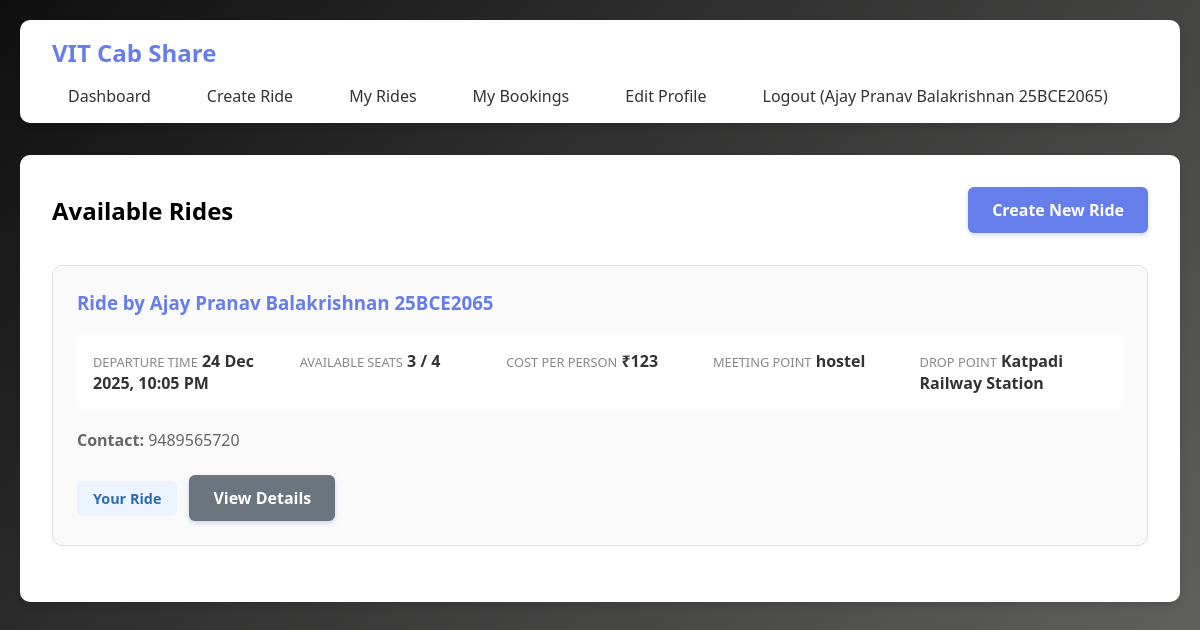
Screenshot of / (signed in) with the database file from the repository.
### app.py (models this page shows)
class User(db.Model):
    id = db.Column(db.Integer, primary_key=True)
    name = db.Column(db.String(100), nullable=False)
    email = db.Column(db.String(120), unique=True, nullable=False)
    phone = db.Column(db.String(15), nullable=True)
    google_id = db.Column(db.String(100), unique=True, nullable=False)
    rides = db.relationship('Ride', backref='creator', lazy=True)
    bookings = db.relationship('Booking', backref='user', lazy=True)

class Ride(db.Model):
    id = db.Column(db.Integer, primary_key=True)
    user_id = db.Column(db.Integer, db.ForeignKey('user.id'), nullable=False)
    departure_time = db.Column(db.DateTime, nullable=False)
    total_seats = db.Column(db.Integer, nullable=False)
    available_seats = db.Column(db.Integer, nullable=False)
    cost_per_person = db.Column(db.Integer, nullable=False)
    meeting_point = db.Column(db.String(200), nullable=False)
    drop_point = db.Column(db.String(200), nullable=False, default='Katpadi Railway Station')
    notes = db.Column(db.Text)
    created_at = db.Column(db.DateTime, default=datetime.utcnow)
    bookings = db.relationship('Booking', backref='ride', lazy=True)

### app.py (the view)
@app.route('/')
def index():
    if 'user_id' in session:
        rides = Ride.query.filter(Ride.departure_time > datetime.now(), Ride.available_seats > 0).order_by(Ride.departure_time).all()
        user_bookings = {booking.ride_id for booking in Booking.query.filter_by(user_id=session['user_id']).all()}
        return render_template('dashboard.html', rides=rides, user_bookings=user_bookings)
    return render_template('index.html')

### templates/dashboard.html (shortened to what this page needs)
{% extends "base.html" %}
{% block content %}
<div style="display: flex; justify-content: space-between; align-items: center; margin-bottom: 2rem;">
    <h2>Available Rides</h2>
    <a href="{{ url_for('create_ride') }}" class="btn">Create New Ride</a>
</div>
{% if rides %}
    {% for ride in rides %}
    <div class="ride-card">
        <h3 style="color: #667eea; margin-bottom: 1rem;">Ride by {{ ride.creator.name }}</h3>
        <div class="ride-info">
            <div class="info-item">
                <span class="info-label">Departure Time</span>
                <span class="info-value">{{ ride.departure_time.strftime('%d %b %Y, %I:%M %p') }}</span>
            </div>
            <div class="info-item">
                <span class="info-label">Available Seats</span>
                <span class="info-value">{{ ride.available_seats }} / {{ ride.total_seats }}</span>
            </div>
            <div class="info-item">
                <span class="info-label">Cost per Person</span>
                <span class="info-value">₹{{ ride.cost_per_person }}</span>
            </div>
            <div class="info-item">
                <span class="info-label">Meeting Point</span>
                <span class="info-value">{{ ride.meeting_point }}</span>
            </div>
            <div class="info-item">
                <span class="info-label">Drop Point</span>
                <span class="info-value">{{ ride.drop_point }}</span>
            </div>
        </div>
        <p style="color: #666; margin-bottom: 1.5rem;"><strong>Contact:</strong> {{ ride.creator.phone }}</p>
        <div style="display: flex; gap: 0.75rem; align-items: center; flex-wrap: wrap;">
            {% if ride.user_id != session.user_id %}
                {% if ride.id in user_bookings %}
                    <form method="POST" action="{{ url_for('cancel_booking', ride_id=ride.id) }}" style="margin: 0;" onsubmit="return confirm('Are you sure you want to cancel this booking?');">
                        <button type="submit" class="btn" style="background: #fee2e2; color: #b91c1c; border: 1px solid #fecaca; box-shadow: none;">
                            Cancel Booking
                        </button>
                    </form>
                {% elif ride.available_seats > 0 %}
                    <form method="POST" action="{{ url_for('book_ride', ride_id=ride.id) }}" style="margin: 0;">
                        <button type="submit" class="btn">Book 1 Seat</button>
                    </form>
                {% else %}
                    <button class="btn" disabled style="background: #fee2e2; color: #b91c1c; cursor: not-allowed; box-shadow: none;">
                        Ride Full
                    </button>
                {% endif %}
            {% else %}
                <span style="background: #ebf4ff; color: #2b6cb0; padding: 0.5rem 1rem; border-radius: 6px; font-weight: 600; font-size: 0.9rem;">
                    Your Ride
                </span>
            {% endif %}
            <a href="{{ url_for('ride_details', ride_id=ride.id) }}" class="btn btn-secondary">View Details</a>
        </div>
    </div>
    {% endfor %}
{% else %}
    <p style="text-align: center; padding: 3rem; color: #666;">No rides available. Be the first to create one!</p>
{% endif %}
{% endblock %}

### templates/base.html (shortened to what this page needs)
<!DOCTYPE html>
<html lang="en">
<head>
</head>
<body>
    <div class="container">
        <nav>
            <h1> VIT Cab Share</h1>
            <ul>
                {% if session.user_id %}
                    <li><a href="{{ url_for('index') }}">Dashboard</a></li>
                    <li><a href="{{ url_for('create_ride') }}">Create Ride</a></li>
                    <li><a href="{{ url_for('my_rides') }}">My Rides</a></li>
                    <li><a href="{{ url_for('my_bookings') }}">My Bookings</a></li>
                    <li><a href="{{ url_for('edit_profile') }}">Edit Profile</a></li>
                    <li><a href="{{ url_for('logout') }}">Logout ({{ session.user_name }})</a></li>
                {% else %}
                    <li><a href="{{ url_for('login') }}">Login with Google</a></li>
                {% endif %}
            </ul>
        </nav>
        <div class="content">
            {% block content %}{% endblock %}
        </div>
    </div>
</body>
</html>

### templates/base.html (style rules this page uses)
* { margin: 0; padding: 0; box-sizing: border-box; }
body { font-family: 'Segoe UI', Tahoma, Geneva, Verdana, sans-serif; background: linear-gradient(135deg, #0f0f0f 0%, #676766 100%); min-height: 100vh; padding: 20px; }
.container { max-width: 1200px; margin: 0 auto; }
nav { background: white; padding: 1rem 2rem; border-radius: 10px; margin-bottom: 2rem; box-shadow: 0 4px 6px rgba(0,0,0,0.1); display: flex; justify-content: space-between; align-items: center; flex-wrap: wrap; gap: 1rem; }
nav h1 { color: #667eea; font-size: 1.5rem; }
nav ul { list-style: none; display: flex; gap: 1.5rem; flex-wrap: wrap; }
nav a { color: #333; text-decoration: none; font-weight: 500; transition: all 0.3s; padding: 0.5rem 1rem; border-radius: 5px; }
.content { background: white; padding: 2rem; border-radius: 10px; box-shadow: 0 4px 6px rgba(0,0,0,0.1); }
.btn { display: inline-block; padding: 0.75rem 1.5rem; background: #667eea; color: white; text-decoration: none; border-radius: 6px; border: none; cursor: pointer; font-size: 1rem; font-weight: 600; transition: all 0.3s; box-shadow: 0 2px 4px rgba(102, 126, 234, 0.3); }
.btn-secondary { background: #6c757d; }
.ride-card { border: 1px solid #e0e0e0; padding: 1.5rem; border-radius: 10px; margin-bottom: 1.5rem; background: #fafafa; }
.ride-info { display: grid; grid-template-columns: repeat(auto-fit, minmax(180px, 1fr)); gap: 1.2rem; margin: 1.2rem 0; background: white; padding: 1rem; border-radius: 8px; }
.info-label { font-size: 0.8rem; color: #888; text-transform: uppercase; }
.info-value { font-weight: 600; color: #333; }

### rows the page displays
User: user_name "Ajay Pranav Balakrishnan 25BCE2065"
Ride: creator.name "Ajay Pranav Balakrishnan 25BCE2065", departure_time "24 Dec 2025, 10:05 PM", available_seats "3", total_seats "4", cost_per_person "123", meeting_point "hostel", drop_point "Katpadi Railway Station", creator.phone "9489565720", shows "Your Ride"
